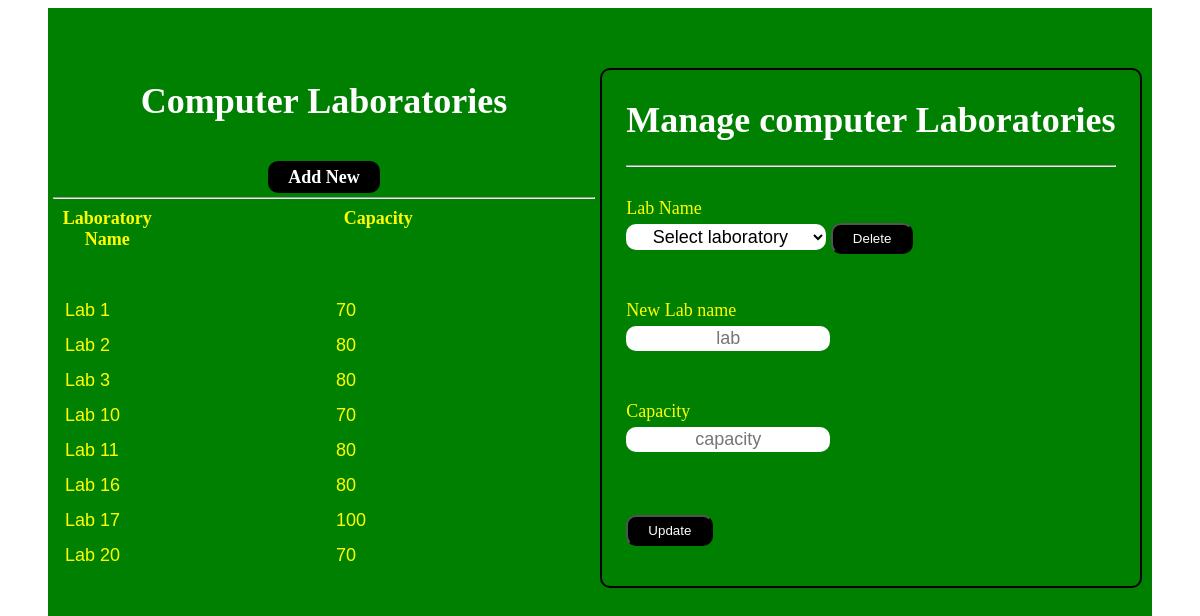
/admin/room.php, run on the app's committed database.
### tables this page shows
CREATE TABLE `lab_room` (
  `room_id` int(11) NOT NULL,
  `capacity` int(11) NOT NULL,
  `labName` varchar(10) DEFAULT NULL
);

### admin/room.php (the view, shortened to what this page needs)
<?php
require_once "connect.php";
?>
<!DOCTYPE html>
<html lang="en">
<head>
   <link rel="stylesheet" href="css/style.css">
</head>
<body>
<div class="main--page">
<form action="" method="post" enctype="multipart/form-data">
    <div class="main-page">
<div class="department-form">
    <div class="heading">
        <h1>Computer Laboratories</h1><br>
        <a href='index.php?info=add_room'>Add New</a>
   <hr>
   <div class="col-container">
    <div class="col-id">
        Laboratory Name
        </div>
        <div class="con-name">
        Capacity
        </div>
   </div>
   </div>
<div class="row-main-content">
<?php
                        $sql= "SELECT * FROM lab_room";
                        $result= mysqli_query($conn,$sql);
                        if(mysqli_num_rows($result)>0){
                            while($row = mysqli_fetch_assoc($result)){
                                ?>
                         <div class="">
                            <input type="text" name="labName" disabled value="<?php echo "  ".$row['labName']." "; ?>" id="programID" >
                        </div>
                         <div class="">
                                <input type="text" name="labcapacity" disabled value="<?php echo "  ".$row['capacity']." "; ?>" id="programID" >
                            </div>
                                <?php
                            }
                        }
                        ?>
</div>
  </div>
</div>
</form>
<form action="" method="post">
    <div class="manage--amin">
    <div class="header">
        <h1>Manage computer Laboratories</h1>
     <hr>
    </div>
        <div class="room"> Lab Name <br>
    <select name="room" class="lab_room" id="">
                                    <option value="">Select laboratory</option>
                                    </select>
                                    <button type="submit" name="delete" class="button"> Delete</button>
                                    </div>
     <div class="name"> New Lab name <br>
     <input type="text" name="lab" value=""id="lab" placeholder="lab" >
     </div>
     <div class="capacity">Capacity <br>
     <input type="text" name="capacity" value=""id="capacity" placeholder="capacity" >
     </div>
     <div class="updateBtn">
    <button type="submit" name="update" class="button"> Update</button>
    </div>
    </div>
</form>
</div>
</body>
</html>

### admin/room.php (style rules this page uses)
.main-page { justify-content: center; align-items: center; }
.main--page { margin: 5px 40px; display: grid; grid-template-columns: 1fr 1fr; background-color: green; }
.department-form { display: grid; color: yellow; font-size: large; font-weight: bold; justify-content: center; align-items: center; align-items: center; grid-template-rows: 1fr 1fr 1fr; padding: 5px; margin: 0 auto; }
.col-container { display: grid; grid-template-columns:2fr 8fr; }
.row-main-content { display: grid; grid-template-columns: 2fr 2fr; }
.department-form h1 { color: white; text-align: center; }
.department-form input { width: 200px; padding: 2px; font-size: large; color: yellow; border-style: none; background-color: green; margin : 5px 0px; }
.department-form a { background-color: black; color: white; align-items: center; border-radius: 10px; padding: 6px 20px; text-decoration: none; }
.heading { text-align: center; }
.manage--amin { display: grid; justify-content: center; align-items: center; align-items: center; color: yellow; font-size: large; grid-template-rows: 1fr 1fr 1fr 1fr 1fr; padding: 5px; border: black solid 2px; margin-top: 60px; margin-right: 10px; border-radius: 10px; }
.manage--amin h1 { color: white; text-align: center; }
.manage--amin button { background-color: black; color: white; align-items: center; border-radius: 10px; padding: 6px 20px; text-align: center; }
.manage--amin input,select { width: 200px; padding: 2px; border-radius: 10px; text-align: center; border-style: none; background-color: white; font-size: large; color: black; margin : 5px 0px; }

### data on the page
lab_room: labName "Lab 1", labcapacity "70"
lab_room: labName "Lab 2", labcapacity "80"
lab_room: labName "Lab 3", labcapacity "80"
lab_room: labName "Lab 10", labcapacity "70"
lab_room: labName "Lab 11", labcapacity "80"
lab_room: labName "Lab 16", labcapacity "80"
lab_room: labName "Lab 17", labcapacity "100"
lab_room: labName "Lab 20", labcapacity "70"
